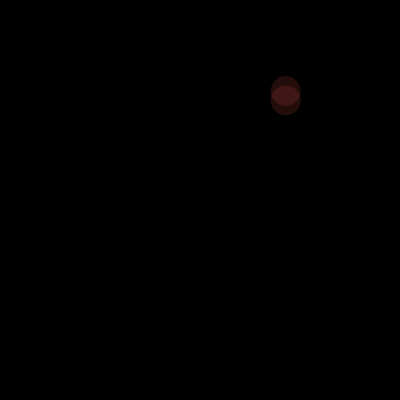
Frame 1 (no input)
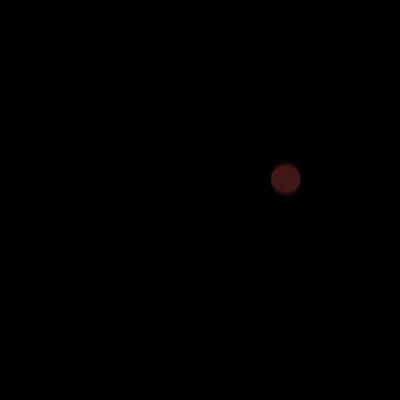
Frame 60 (no input)
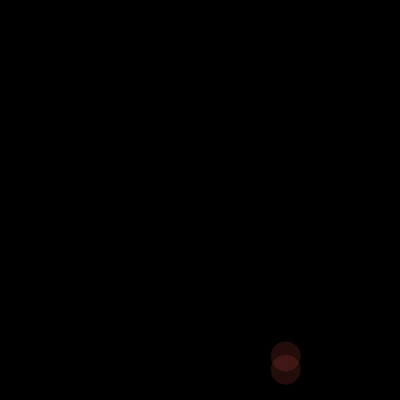
Frame 120 (the mouse pressed at the canvas centre since frame 60)

The p5.js sketch that drew these frames (run headless with seeded random() and noise() and a simulated clock; from frame 60 on, the mouse is pressed at the canvas centre):

// p5.js sketch
// ── sketch.js
let balls = [];
function setup() {
  createCanvas(400, 400);
  moreBall(random(width), random(height));
  //balls[0] = new Ball(width/2, height/2, 20, 10, randomColor());
}function draw() {
  background(0);
  // if (frameCount % 20 ==0) {
  //   moreBall();
  // }
  for (let ball of balls) {
    ball.setGravity();
    ball.move();
    ball.display();
  }
  for (let i = 0; i < balls.length; i++){
    balls[i].setGravity();
    balls[i].move();
    balls[i].display();
  }
}function mouseClicked() {
  moreBall(mouseX, mouseY);
}function randomColor() {
  let c = color(random(255), random(255), random(255), random(255));
  return c;
}function moreBall(_x, _y) {
  let b = new Ball(_x, _y, random(40), random(20), randomColor());
  //append(balls, b);
  balls.push(b);
}
// ── ball.js
class Ball {
  constructor(x,y,d,speed,color){
    this.x = x;
    this.y = y;
    this.d = d;
    this.speed = speed;
    this.color = color;
    this.gravity = random(1,2);
  }
  setGravity() {
    this.speed += this.gravity;
  }
  move() {
    this.y += this.speed;
    if(this.y >= height) {
      this.y = height;
      this.speed = -0.95 * this.speed;
    }
  }
  display() {
    noStroke();
    fill(this.color);
    ellipse(this.x, this.y, this.d, this.d);
  }
}
